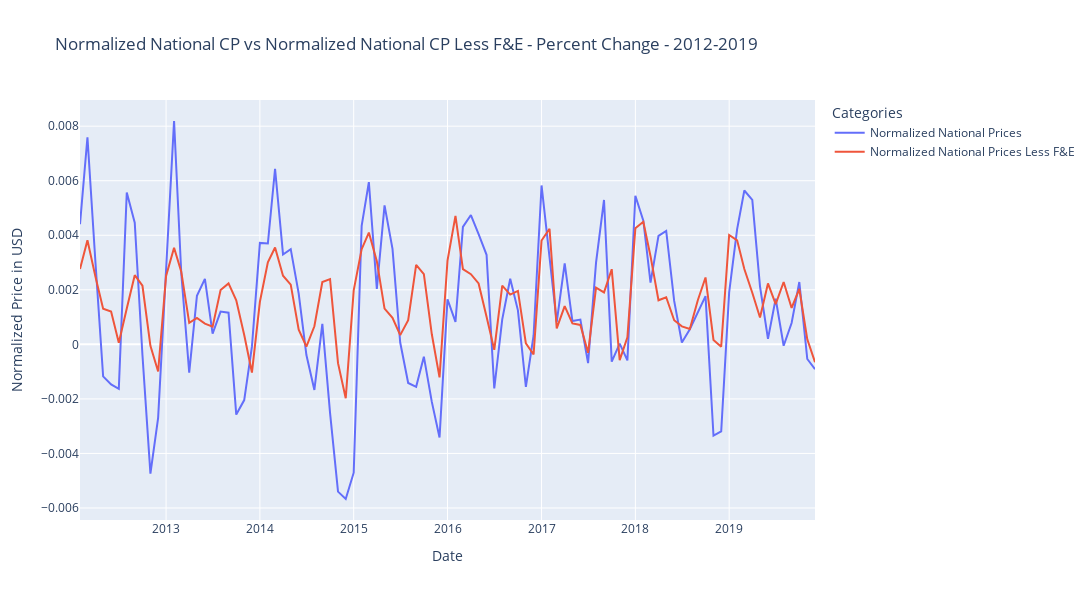

Here is the notebook cell this chart was saved with:
### Code cell
# Store plotly line plot
plotly_line_plot_5 = get_show_px_fig(national_2010s_pctchange_df, "Normalized National CP vs Normalized National CP Less F&E - Percent Change - 2012-2019")
